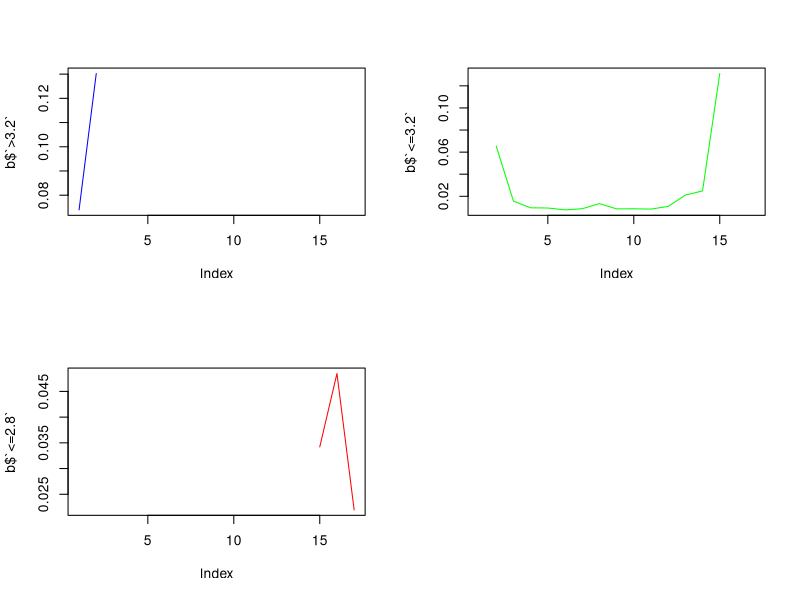
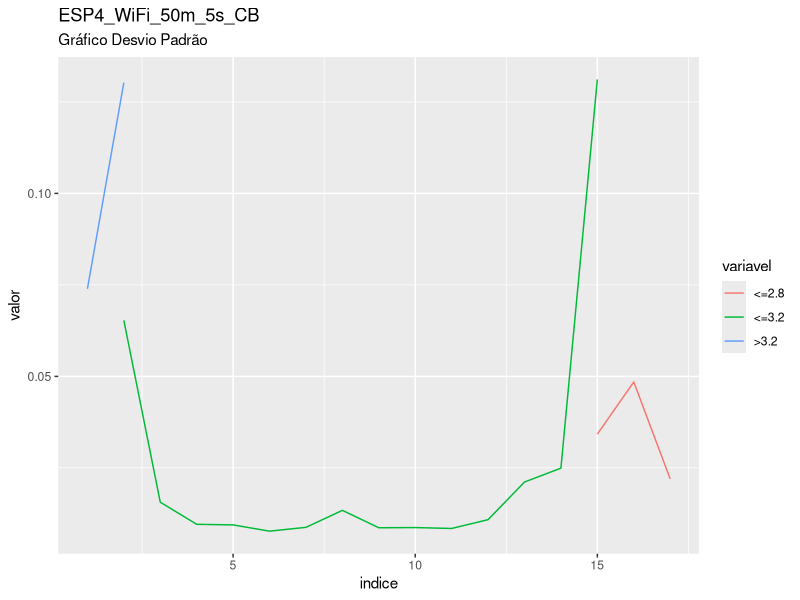
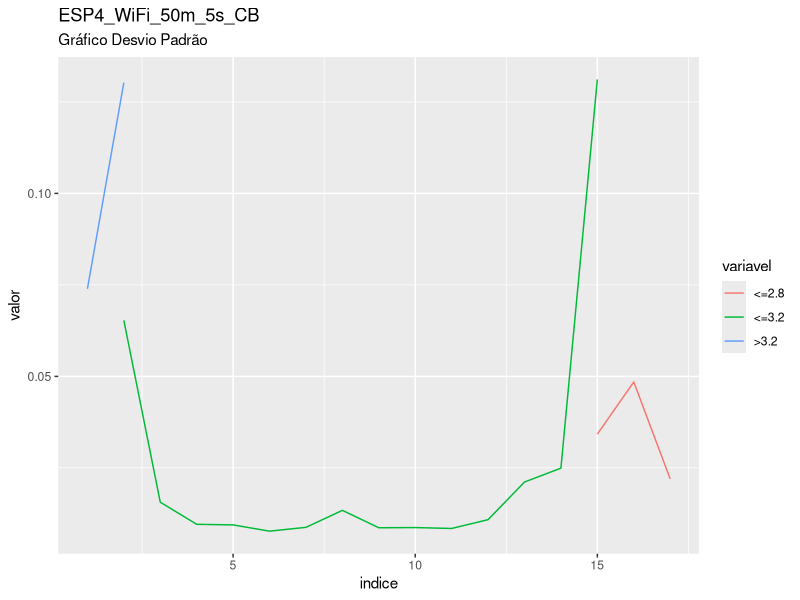

Here is the R script that generated these plots, in order:
library(readxl)
plan_ESP4_WiFi_50m_5s_CB <- read_excel("ESP4 WiFi 50m 5s CB.xlsx")
View(plan_ESP4_WiFi_50m_5s_CB)

valor<-plan_ESP4_WiFi_50m_5s_CB$Column9
posicoes<-c(1:length(valor))

corte_1<-min(posicoes[which(valor==3.2)])
corte_2<-min(posicoes[which(valor==2.8)])

valor[which(posicoes==corte_1)]
valor[which(posicoes==corte_2)]

a<- rep(1,corte_1)
b<- rep(2,corte_2-corte_1)
c<- rep(3,length(valor)-corte_2)

plan_ESP4_WiFi_50m_5s_CB$nivel<-c(a,b,c)


###########################################################

require(lubridate)
plan_ESP4_WiFi_50m_5s_CB$t<-(plan_ESP4_WiFi_50m_5s_CB$Column1)
plan_ESP4_WiFi_50m_5s_CB$t0<-min((plan_ESP4_WiFi_50m_5s_CB$Column1))
plan_ESP4_WiFi_50m_5s_CB$survt<-(plan_ESP4_WiFi_50m_5s_CB$t-plan_ESP4_WiFi_50m_5s_CB$t0)
segundos<-round(as.numeric(diff(plan_ESP4_WiFi_50m_5s_CB$survt,1)))
plan_ESP4_WiFi_50m_5s_CB$segundos<-c(0,segundos)
plan_ESP4_WiFi_50m_5s_CB$segundos<- ifelse(plan_ESP4_WiFi_50m_5s_CB$segundos<0,5,plan_ESP4_WiFi_50m_5s_CB$segundos)
plan_ESP4_WiFi_50m_5s_CB$segundos_acum<-cumsum(plan_ESP4_WiFi_50m_5s_CB$segundos)
plan_ESP4_WiFi_50m_5s_CB$minutos_acum<-round(cumsum(plan_ESP4_WiFi_50m_5s_CB$segundos)/60)
plan_ESP4_WiFi_50m_5s_CB$minuto = cut(as.numeric(plan_ESP4_WiFi_50m_5s_CB$minutos_acum), c(0,5, 10,15, 20,25, 30,35, 40,45,50,55,60,65,70,75,80,Inf), right=FALSE)


tapply(plan_ESP4_WiFi_50m_5s_CB$Column9,plan_ESP4_WiFi_50m_5s_CB$nivel,sd)
tapply(plan_ESP4_WiFi_50m_5s_CB$Column9,plan_ESP4_WiFi_50m_5s_CB$minuto,sd)

a<-tapply(plan_ESP4_WiFi_50m_5s_CB$Column9,list(plan_ESP4_WiFi_50m_5s_CB$minuto, plan_ESP4_WiFi_50m_5s_CB$nivel),sd)
b<-data.frame(a)
names(b)<-c(">3.2","<=3.2","<=2.8")

# exportando saida para csv
write.csv(a,file="saida_dp_ESP4_WiFi_50m_5s_CB.csv")

#grafico

par(mfrow = c(2, 2))
plot(b$`>3.2`,col="blue",type="l")
plot(b$`<=3.2`,col="green",type="l")
plot(b$`<=2.8`,col="red",type="l")

b$indice<-c(1:nrow(b))

library(tidyr)
library(ggplot2)

dados_long <- b %>% gather(variavel, valor, -indice)

ggplot(data = dados_long, aes(x = indice, y = valor, group = variavel)) +
  geom_line(aes(colour = variavel)) +
labs(title = "ESP4_WiFi_50m_5s_CB", subtitle = "Gráfico Desvio Padrão")

ggsave("Grafico_DP_ESP4_WiFi_50m_5s_CB.png")
